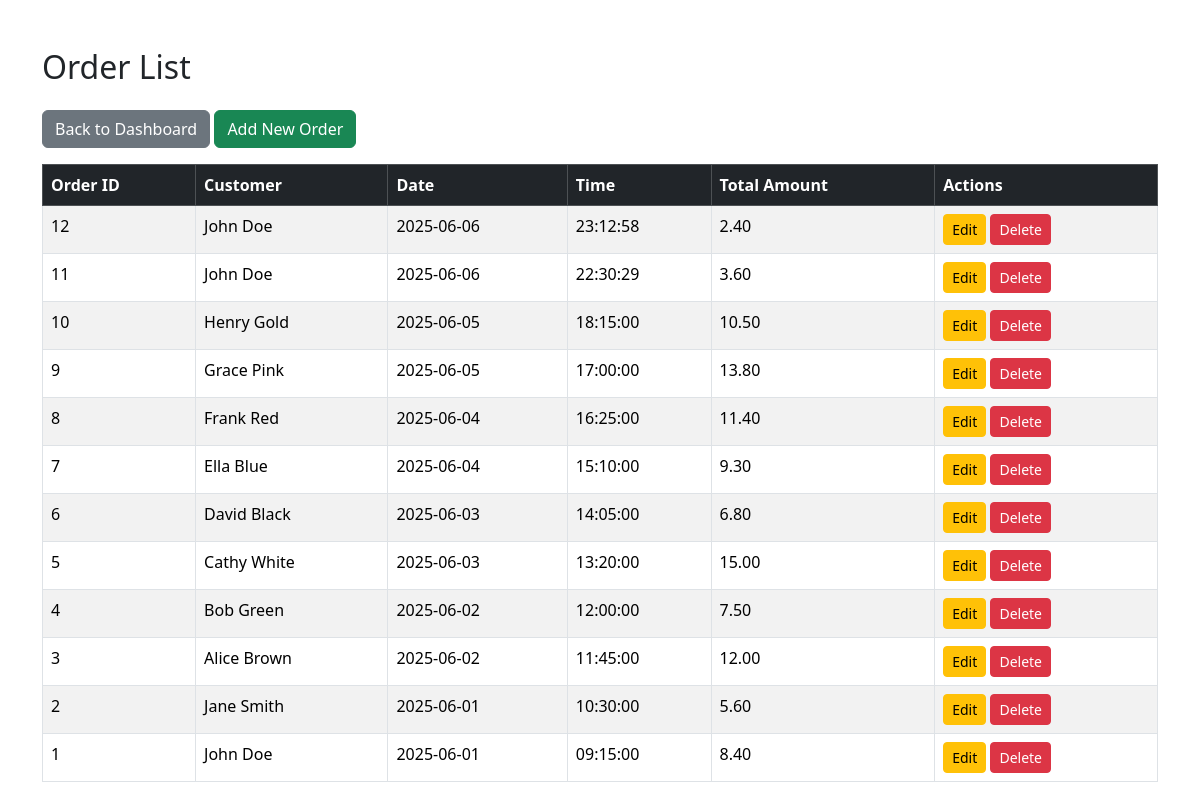
Screenshot of /DB_Martizano_Rabaya_Fernando_Graellos_Sedigo/grocery_store_bootstrap/orders.php with the database file from the repository.
### tables this page shows
CREATE TABLE `orders` (
  `order_id` int(11) NOT NULL,
  `customer_id` int(11) NOT NULL,
  `order_date` date NOT NULL DEFAULT curdate(),
  `order_time` time NOT NULL DEFAULT curtime(),
  `total_amount` decimal(10,2) NOT NULL CHECK (`total_amount` >= 0)
);

CREATE TABLE `customers` (
  `customer_id` int(11) NOT NULL,
  `name` varchar(100) NOT NULL,
  `email` varchar(100) NOT NULL,
  `phone` varchar(20) DEFAULT NULL,
  `address` varchar(255) DEFAULT NULL
);

### DB_Martizano_Rabaya_Fernando_Graellos_Sedigo/grocery_store_bootstrap/orders.php (the view, shortened to what this page needs)
<?php
require_once 'config/database.php';
$stmt = $pdo->query("
    SELECT Orders.*, Customers.name AS customer_name
    FROM Orders
    JOIN Customers ON Orders.customer_id = Customers.customer_id
    ORDER BY Orders.order_date DESC, Orders.order_time DESC
");
$orders = $stmt->fetchAll(PDO::FETCH_ASSOC);
?>
<!DOCTYPE html>
<html lang="en">
<head>
    <link href="https://cdn.jsdelivr.net/npm/bootstrap@5.3.3/dist/css/bootstrap.min.css" rel="stylesheet">
</head>
<body>
<div class="container mt-5">
    <h2 class="mb-4">Order List</h2>
    <a href="index.php" class="btn btn-secondary mb-3">Back to Dashboard</a>
    <a href="add_order.php" class="btn btn-success mb-3">Add New Order</a>
    <table class="table table-bordered table-striped">
        <thead class="table-dark">
            <tr>
                <th>Order ID</th>
                <th>Customer</th>
                <th>Date</th>
                <th>Time</th>
                <th>Total Amount</th>
                <th>Actions</th>
            </tr>
        </thead>
        <tbody>
        <?php foreach ($orders as $order): ?>
            <tr>
                <td><?= htmlspecialchars($order['order_id']) ?></td>
                <td><?= htmlspecialchars($order['customer_name']) ?></td>
                <td><?= htmlspecialchars($order['order_date']) ?></td>
                <td><?= htmlspecialchars($order['order_time']) ?></td>
                <td><?= htmlspecialchars($order['total_amount']) ?></td>
                <td>
                    <a href="edit_order.php?id=<?= $order['order_id'] ?>" class="btn btn-warning btn-sm">Edit</a>
                    <a href="delete_order.php?id=<?= $order['order_id'] ?>" class="btn btn-danger btn-sm"
                       onclick="return confirm('Are you sure you want to delete this order?');">Delete</a>
                </td>
            </tr>
        <?php endforeach; ?>
        </tbody>
    </table>
</div>
</body>
</html>

### rows the page displays
orders: order_id "12", customer.name "John Doe", order_date "2025-06-06", order_time "23:12:58", total_amount "2.40"
orders: order_id "11", customer.name "John Doe", order_date "2025-06-06", order_time "22:30:29", total_amount "3.60"
orders: order_id "10", customer.name "Henry Gold", order_date "2025-06-05", order_time "18:15:00", total_amount "10.50"
orders: order_id "9", customer.name "Grace Pink", order_date "2025-06-05", order_time "17:00:00", total_amount "13.80"
orders: order_id "8", customer.name "Frank Red", order_date "2025-06-04", order_time "16:25:00", total_amount "11.40"
orders: order_id "7", customer.name "Ella Blue", order_date "2025-06-04", order_time "15:10:00", total_amount "9.30"
orders: order_id "6", customer.name "David Black", order_date "2025-06-03", order_time "14:05:00", total_amount "6.80"
orders: order_id "5", customer.name "Cathy White", order_date "2025-06-03", order_time "13:20:00", total_amount "15.00"
orders: order_id "4", customer.name "Bob Green", order_date "2025-06-02", order_time "12:00:00", total_amount "7.50"
orders: order_id "3", customer.name "Alice Brown", order_date "2025-06-02", order_time "11:45:00", total_amount "12.00"
orders: order_id "2", customer.name "Jane Smith", order_date "2025-06-01", order_time "10:30:00", total_amount "5.60"
orders: order_id "1", customer.name "John Doe", order_date "2025-06-01", order_time "09:15:00", total_amount "8.40"
